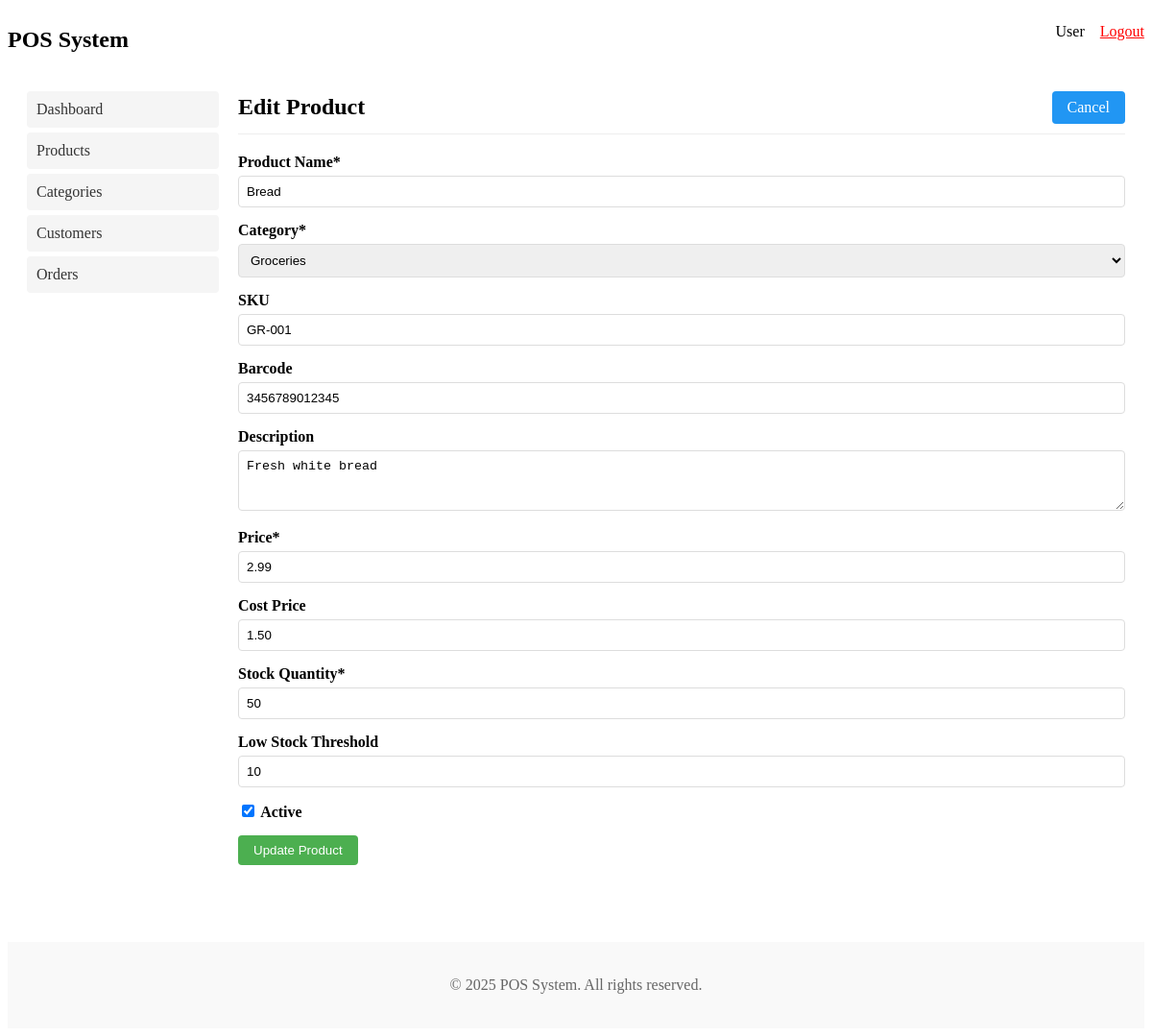
The app's page /products.php?edit=3 (signed in) with its own data.
### tables this page shows
CREATE TABLE IF NOT EXISTS `products` (
  `id` INT AUTO_INCREMENT PRIMARY KEY,
  `name` VARCHAR(100) NOT NULL,
  `sku` VARCHAR(50) UNIQUE,
  `barcode` VARCHAR(50) UNIQUE,
  `description` TEXT,
  `price` DECIMAL(10,2) NOT NULL,
  `cost_price` DECIMAL(10,2),
  `category_id` INT,
  `stock_quantity` INT NOT NULL DEFAULT 0,
  `low_stock_threshold` INT DEFAULT 10,
  `image_url` VARCHAR(255),
  `is_active` BOOLEAN DEFAULT TRUE,
  `created_at` TIMESTAMP DEFAULT CURRENT_TIMESTAMP,
  `updated_at` TIMESTAMP DEFAULT CURRENT_TIMESTAMP ON UPDATE CURRENT_TIMESTAMP,
  FOREIGN KEY (`category_id`) REFERENCES `categories`(`id`) ON DELETE SET NULL
);

CREATE TABLE IF NOT EXISTS `categories` (
  `id` INT AUTO_INCREMENT PRIMARY KEY,
  `name` VARCHAR(50) NOT NULL UNIQUE,
  `description` TEXT,
  `created_at` TIMESTAMP DEFAULT CURRENT_TIMESTAMP,
  `updated_at` TIMESTAMP DEFAULT CURRENT_TIMESTAMP ON UPDATE CURRENT_TIMESTAMP
);

### products.php (the view, shortened to what this page needs)
<?php
require_once 'db.php';
$edit_mode = false;
$product = null;
if (isset($_GET['edit']) && !empty($_GET['edit'])) {
    $edit_mode = true;
    $product_id = $_GET['edit'];
    $sql = "SELECT * FROM products WHERE id = ?";
    $stmt = $db->prepare($sql);
    $stmt->bind_param("i", $product_id);
    $stmt->execute();
    $result = $stmt->get_result();
    if ($result->num_rows > 0) {
        $product = $result->fetch_assoc();
    } else {
        $_SESSION['error_message'] = 'Product not found';
        header('Location: products.php');
        exit;
    }
}
$categories = [];
$sql = "SELECT id, name FROM categories ORDER BY name";
$result = $db->query($sql);
if ($result->num_rows > 0) {
    while ($row = $result->fetch_assoc()) {
        $categories[] = $row;
    }
}
include 'includes/header.php';
?>
<div class="admin-header">
    <div class="admin-title"><?php echo $edit_mode ? 'Edit Product' : 'Manage Products'; ?></div>
    <div class="admin-actions">
        <?php if ($edit_mode): ?>
            <a href="products.php" class="btn btn-secondary">Cancel</a>
        <?php else: ?>
            <button type="button" class="btn btn-primary" onclick="toggleForm()">Add New Product</button>
        <?php endif; ?>
    </div>
</div>
<div id="productForm" style="display: <?php echo $edit_mode ? 'block' : 'none'; ?>; margin-bottom: 30px;">
    <form method="post" action="products.php">
        <div class="form-group">
            <label for="name">Product Name*</label>
            <input type="text" id="name" name="name" class="form-control" required
                value="<?php echo $edit_mode ? htmlspecialchars($product['name']) : ''; ?>">
        </div>
        <div class="form-group">
            <label for="category_id">Category*</label>
            <select id="category_id" name="category_id" class="form-control" required>
                <?php foreach ($categories as $category): ?>
                    <option value="<?php echo $category['id']; ?>"
                        <?php echo $edit_mode && $product['category_id'] == $category['id'] ? 'selected' : ''; ?>>
                        <?php echo htmlspecialchars($category['name']); ?>
                    </option>
                <?php endforeach; ?>
            </select>
        </div>
        <div class="form-group">
            <label for="sku">SKU</label>
            <input type="text" id="sku" name="sku" class="form-control"
                value="<?php echo $edit_mode ? htmlspecialchars($product['sku']) : ''; ?>">
        </div>
        <div class="form-group">
            <label for="barcode">Barcode</label>
            <input type="text" id="barcode" name="barcode" class="form-control"
                value="<?php echo $edit_mode ? htmlspecialchars($product['barcode']) : ''; ?>">
        </div>
        <div class="form-group">
            <label for="description">Description</label>
            <textarea id="description" name="description" class="form-control" rows="3"><?php echo $edit_mode ? htmlspecialchars($product['description']) : ''; ?></textarea>
        </div>
        <div class="form-group">
            <label for="price">Price*</label>
            <input type="number" step="0.01" id="price" name="price" class="form-control" required
                value="<?php echo $edit_mode ? htmlspecialchars($product['price']) : ''; ?>">
        </div>
        <div class="form-group">
            <label for="cost_price">Cost Price</label>
            <input type="number" step="0.01" id="cost_price" name="cost_price" class="form-control"
                value="<?php echo $edit_mode ? htmlspecialchars($product['cost_price']) : ''; ?>">
        </div>
        <div class="form-group">
            <label for="stock_quantity">Stock Quantity*</label>
            <input type="number" id="stock_quantity" name="stock_quantity" class="form-control" required
                value="<?php echo $edit_mode ? htmlspecialchars($product['stock_quantity']) : '0'; ?>">
        </div>
        <div class="form-group">
            <label for="low_stock_threshold">Low Stock Threshold</label>
            <input type="number" id="low_stock_threshold" name="low_stock_threshold" class="form-control"
                value="<?php echo $edit_mode ? htmlspecialchars($product['low_stock_threshold']) : '10'; ?>">
        </div>
        <div class="form-group">
            <label>
                <input type="checkbox" name="is_active" value="1"
                    <?php echo (!$edit_mode || ($edit_mode && $product['is_active'])) ? 'checked' : ''; ?>>
                Active
            </label>
        </div>
        <div class="form-group">
            <button type="submit" class="btn btn-primary"><?php echo $edit_mode ? 'Update Product' : 'Create Product'; ?></button>
        </div>
    </form>
</div>
<?php
include 'includes/footer.php';
?>

### includes/header.php (style rules this page uses)
.admin-header { display: flex; justify-content: space-between; align-items: center; margin-bottom: 20px; padding-bottom: 10px; border-bottom: 1px solid #eee; }
.admin-title { font-size: 24px; font-weight: bold; }
.admin-actions { display: flex; gap: 10px; }
.btn { display: inline-block; padding: 8px 16px; background-color: #4CAF50; color: white; text-decoration: none; border-radius: 4px; border: none; cursor: pointer; }
.btn-primary { background-color: #4CAF50; }
.btn-secondary { background-color: #2196F3; }
.form-group { margin-bottom: 15px; }
.form-group label { display: block; margin-bottom: 5px; font-weight: bold; }
.form-control { width: 100%; padding: 8px; border: 1px solid #ddd; border-radius: 4px; box-sizing: border-box; }

### records on screen
products: name "Bread", category_id "Groceries", sku "GR-001", barcode "3456789012345", description "Fresh white bread", price "2.99", cost_price "1.50", stock_quantity "50", low_stock_threshold "10", is_active "☑"

### other values on screen
$_SESSION['username'] "User"
